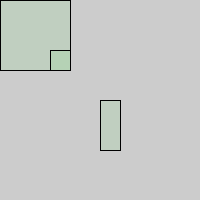
Frame 1 (no input)
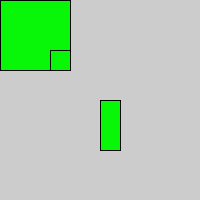
Frame 60 (the mouse pressed at the canvas centre just before this capture)
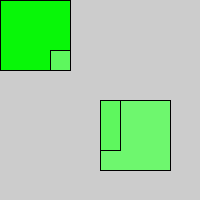
Frame 120 (the mouse held since frame 60 and released just before this capture)

The Processing sketch that drew these frames (run headless with seeded random() and noise(); from frame 60 on, the mouse is pressed at the canvas centre):

// Processing sketch: processing_93103
// ── processing_93103.pde

void setup(){
  size(200,200);
}
void draw(){
  fill(mouseX, 250, mouseY, 15);
  rect(mouseX, mouseY, 70,70);
rect(50,50,20,20);
rect(250,250,20,30);
rect(200,200,20,40);
rect(100,100,20,50);
rect(200,200,20,60);
rect(300,300,20,70);
}
